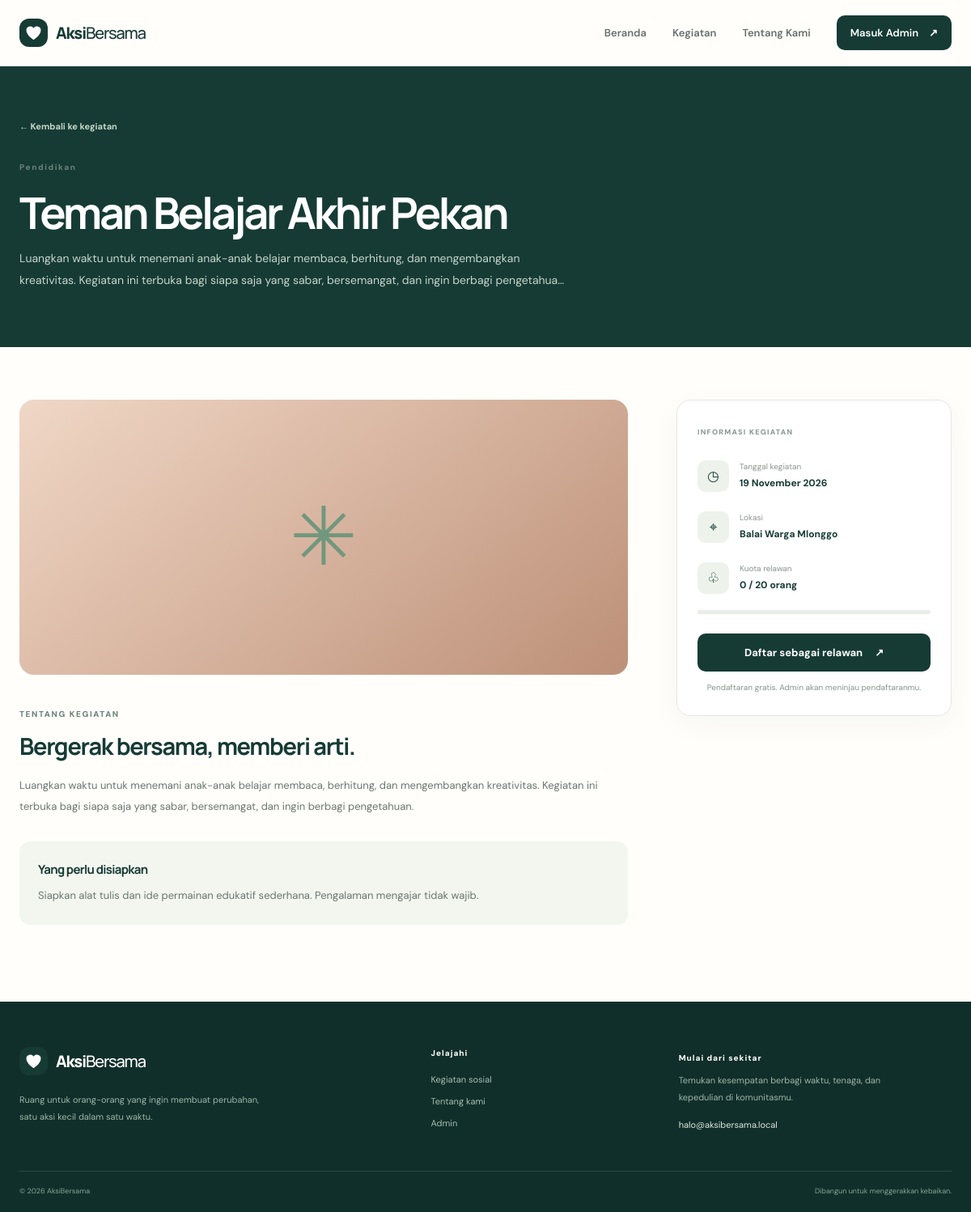
The page /event.php?id=2 on the database its author committed.
### tables this page shows
CREATE TABLE events (
    id BIGINT UNSIGNED AUTO_INCREMENT PRIMARY KEY,
    title VARCHAR(150) NOT NULL,
    category ENUM('lingkungan','pendidikan','sosial','kesehatan','kemanusiaan','lainnya') NOT NULL DEFAULT 'sosial',
    event_date DATE NOT NULL,
    location VARCHAR(180) NOT NULL,
    capacity INT UNSIGNED NOT NULL DEFAULT 30,
    description TEXT NOT NULL,
    requirements TEXT NULL,
    image_url VARCHAR(500) NULL,
    status ENUM('draft','published') NOT NULL DEFAULT 'draft',
    created_by BIGINT UNSIGNED NULL,
    created_at TIMESTAMP DEFAULT CURRENT_TIMESTAMP,
    updated_at TIMESTAMP DEFAULT CURRENT_TIMESTAMP ON UPDATE CURRENT_TIMESTAMP,
    CONSTRAINT fk_events_admin FOREIGN KEY (created_by) REFERENCES admins(id) ON DELETE SET NULL,
    INDEX idx_events_public (status, event_date),
    INDEX idx_events_category (category)
);

### includes/functions.php (called while the page is built, shortened)
<?php
function e(?string $value): string {
    return htmlspecialchars($value ?? '', ENT_QUOTES | ENT_SUBSTITUTE, 'UTF-8');
}
function url(string $path = ''): string {
    return rtrim(BASE_URL, '/') . '/' . ltrim($path, '/');
}
function format_date(?string $date): string {
    $months = [1=>'Januari', 'Februari', 'Maret', 'April', 'Mei', 'Juni', 'Juli', 'Agustus', 'September', 'Oktober', 'November', 'Desember'];
    $time = strtotime($date);
    return date('j', $time) . ' ' . $months[(int)date('n', $time)] . ' ' . date('Y', $time);
}
function excerpt(string $text, int $length = 135): string {
    $text = trim(strip_tags($text));
    return mb_substr($text, 0, $length - 1) . '…';
}

### event.php (the view, shortened to what this page needs)
<?php
require_once __DIR__ . '/config/config.php';
require_once __DIR__ . '/includes/functions.php';
$id = filter_input(INPUT_GET, 'id', FILTER_VALIDATE_INT);
$stmt = $pdo->prepare("SELECT e.*, (SELECT COUNT(*) FROM registrations r WHERE r.event_id=e.id AND r.status IN ('menunggu','diterima','hadir')) AS registered_count FROM events e WHERE e.id=? AND e.status='published' LIMIT 1");
$stmt->execute([$id]);
$event = $stmt->fetch();
$categoryLabels = ['lingkungan'=>'Lingkungan','pendidikan'=>'Pendidikan','sosial'=>'Sosial','kesehatan'=>'Kesehatan','kemanusiaan'=>'Kemanusiaan','lainnya'=>'Lainnya'];
require __DIR__ . '/includes/header.php';
?>
<section class="page-hero"><div class="container"><a class="back-link" href="<?= e(url('index.php#kegiatan')) ?>">← Kembali ke kegiatan</a><span class="eyebrow"><?= e($categoryLabels[$event['category']] ?? 'Kegiatan') ?></span><h1><?= e($event['title']) ?></h1><p><?= e(excerpt($event['description'], 190)) ?></p></div></section>
<section class="section detail-section"><div class="container detail-grid">
    <div class="detail-main">
        <div class="detail-cover detail-cover-<?= (int)$event['id'] % 3 + 1 ?>"><?php if ($event['image_url']): ?><img src="<?= e($event['image_url']) ?>" alt="<?= e($event['title']) ?>"><?php else: ?><span>✳</span><?php endif; ?></div>
        <span class="eyebrow">TENTANG KEGIATAN</span><h2>Bergerak bersama, memberi arti.</h2><div class="detail-description"><?= nl2br(e($event['description'])) ?></div>
        <?php if ($event['requirements']): ?><div class="requirements"><h3>Yang perlu disiapkan</h3><p><?= nl2br(e($event['requirements'])) ?></p></div><?php endif; ?>
    </div>
    <aside class="registration-panel">
        <span class="panel-kicker">INFORMASI KEGIATAN</span>
        <div class="info-row"><span class="info-icon">◷</span><span><small>Tanggal kegiatan</small><strong><?= e(format_date($event['event_date'])) ?></strong></span></div>
        <div class="info-row"><span class="info-icon">⌖</span><span><small>Lokasi</small><strong><?= e($event['location']) ?></strong></span></div>
        <div class="info-row"><span class="info-icon">♧</span><span><small>Kuota relawan</small><strong><?= (int)$event['registered_count'] ?> / <?= (int)$event['capacity'] ?> orang</strong></span></div>
        <div class="capacity-track"><span style="width:<?= min(100, (int)$event['capacity'] > 0 ? round((int)$event['registered_count'] / (int)$event['capacity'] * 100) : 0) ?>%"></span></div>
        <?php if (strtotime($event['event_date']) < strtotime(date('Y-m-d'))): ?>
            <div class="alert alert-info">Pendaftaran kegiatan ini sudah ditutup.</div>
        <?php elseif ((int)$event['registered_count'] >= (int)$event['capacity']): ?>
            <div class="alert alert-info">Kuota relawan telah terpenuhi.</div>
        <?php else: ?>
            <a class="btn btn-primary btn-block" href="<?= e(url('register.php?event_id=' . $event['id'])) ?>">Daftar sebagai relawan <span>↗</span></a>
            <p class="panel-footnote">Pendaftaran gratis. Admin akan meninjau pendaftaranmu.</p>
        <?php endif; ?>
    </aside>
</div></section>
<?php require __DIR__ . '/includes/footer.php'; ?>

### assets/css/style.css (style rules this page uses)
:root { --forest:#163b35;--forest-2:#214d43;--forest-3:#2d6255;--sage:#dce9df;--sage-2:#eef4ef;--cream:#f8f7f1;--paper:#fffefa;--ink:#1e2c28;--muted:#77837d;--line:#e5e9e3;--amber:#e6b85c;--coral:#df8b6c;--blue:#e3eef8;--shadow:0 18px 55px rgba(21,52,44,.08);--radius:20px }
* { box-sizing:border-box }
html { scroll-behavior:smooth;scroll-padding-top:90px }
body { margin:0;background:var(--paper);color:var(--ink);font-family:'DM Sans',sans-serif;font-size:15px;line-height:1.65;-webkit-font-smoothing:antialiased }
h1,h2,h3,h4,p { margin-top:0 }
h1,h2,h3,.brand { font-family:'Manrope',sans-serif;letter-spacing:-.045em }
a { color:inherit;text-decoration:none }
button,a,input,textarea,select { -webkit-tap-highlight-color:transparent }
.container { width:min(1160px,calc(100% - 48px));margin-inline:auto }
.eyebrow { display:inline-flex;align-items:center;gap:9px;color:#698278;font-size:10px;font-weight:800;letter-spacing:.16em;line-height:1.4 }
.btn { display:inline-flex;align-items:center;justify-content:center;gap:15px;border:0;border-radius:10px;padding:13px 19px;font-weight:700;font-size:13px;transition:transform .2s,background .2s;cursor:pointer }
.btn-primary { background:var(--forest);color:#fff }
.btn-block { width:100% }
.section { padding:95px 0 }
.page-hero { background:var(--forest);color:#fff;padding:65px 0 70px }
.page-hero .back-link { display:block;margin-bottom:28px;color:#c5d7ca }
.back-link { font-size:11px;font-weight:700;color:#688077;display:inline-block;margin-bottom:20px }
.page-hero h1 { font-size:clamp(36px,5vw,54px);line-height:1.15;letter-spacing:-.06em;margin:13px 0 }
.page-hero>div>p { color:#c5d5cb;max-width:680px;font-size:14px;line-height:1.9;margin-bottom:0 }
.detail-section { padding-top:65px }
.detail-grid { display:grid;grid-template-columns:minmax(0,1fr) 340px;gap:60px;align-items:start }
.detail-cover { height:340px;border-radius:18px;overflow:hidden;display:grid;place-items:center;background:linear-gradient(140deg,#d8e6d8,#8ca995);margin-bottom:35px;color:#71977d;font-size:100px }
.detail-cover-3 { background:linear-gradient(140deg,#f0d7c6,#bd9078) }
.detail-main h2 { font-size:29px;color:var(--forest);line-height:1.3;margin:10px 0 16px }
.detail-description,.requirements p { color:#69776f;font-size:13px;line-height:2 }
.requirements { margin-top:30px;padding:23px;background:#f3f6ef;border-radius:13px }
.requirements h3 { font-size:15px;color:var(--forest);margin-bottom:7px }
.requirements p { margin:0 }
.registration-panel { position:sticky;top:105px;border:1px solid var(--line);padding:25px;border-radius:17px;background:#fff;box-shadow:0 10px 35px rgba(22,59,53,.04) }
.panel-kicker,.summary-label { font-size:9px;font-weight:800;letter-spacing:.14em;color:#8a978f }
.info-row { display:flex;gap:13px;align-items:center;margin-top:24px }
.info-icon { width:39px;height:39px;display:grid;place-items:center;background:#edf3eb;color:var(--forest);border-radius:10px;font-size:17px }
.info-row small,.info-row strong { display:block }
.info-row small { font-size:10px;color:#8a958e }
.info-row strong { font-size:12px;color:var(--forest);margin-top:2px }
.capacity-track { height:5px;background:#e9eee8;border-radius:20px;overflow:hidden;margin:20px 0 24px }
.panel-footnote { font-size:10px;color:#89958d;text-align:center;margin:12px 0 0 }

### rows shown on the page
events: category "Pendidikan", title "Teman Belajar Akhir Pekan", description "Luangkan waktu untuk menemani anak-anak belajar membaca, berhitung, dan mengembangkan kreativitas. Kegiatan ini terbuka bagi siapa saja yang sabar, bersemangat, dan ingin berbagi pengetahua…", description "Luangkan waktu untuk menemani anak-anak belajar membaca, berhitung, dan mengembangkan kreativitas. Kegiatan ini terbuka bagi siapa saja yang sabar, bersemangat, dan ingin berbagi pengetahuan.", requirements "Siapkan alat tulis dan ide permainan edukatif sederhana. Pengalaman mengajar tidak wajib.", event_date "19 November 2026", location "Balai Warga Mlonggo", capacity "20"

### other values the page prints
$event['registered_count'] "0"
